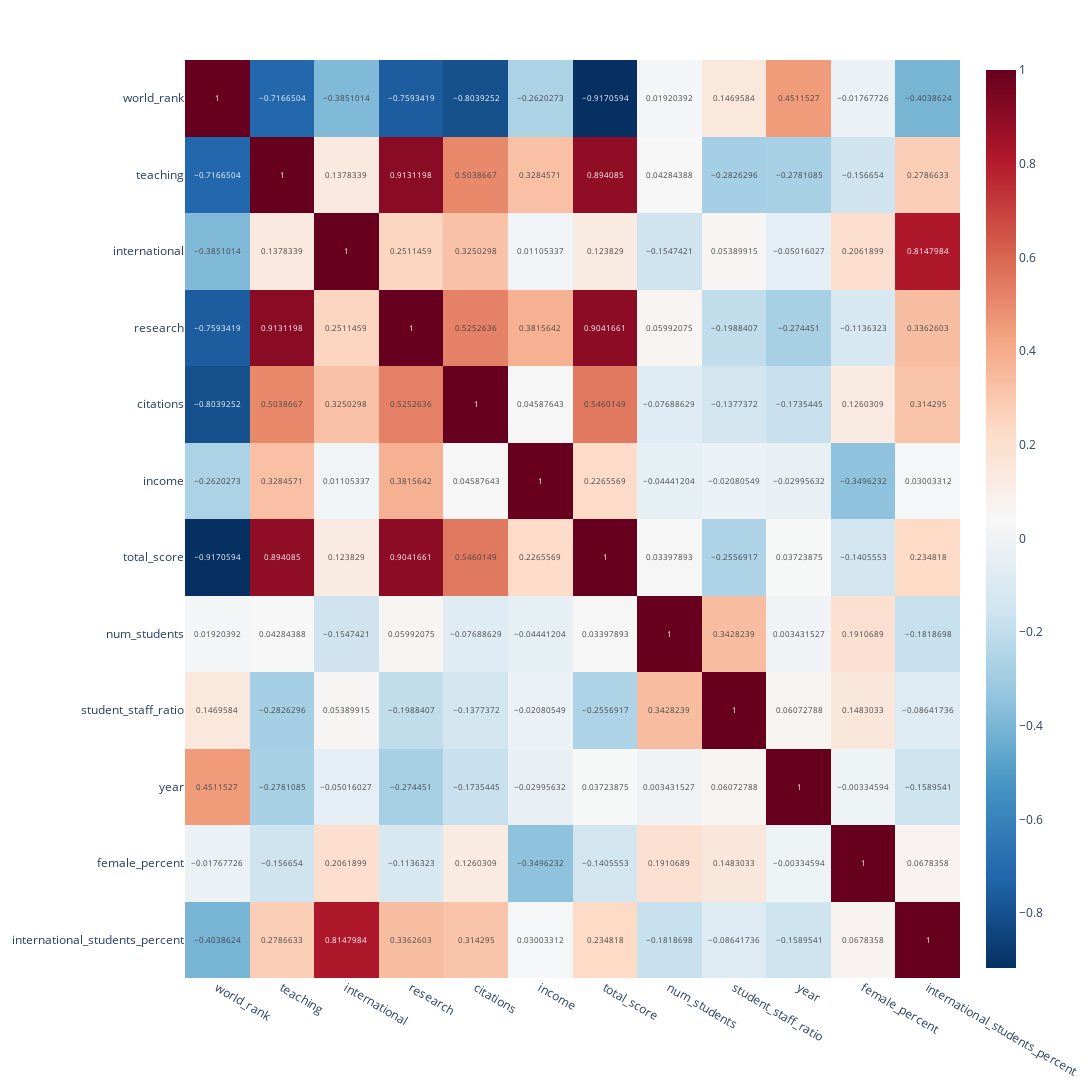

Notebook code for this chart:
### Code cell
corr_matrix = train_df.corr(numeric_only=True)
fig = px.imshow(corr_matrix,
                width=1500,
                height=1500,
                text_auto=True, aspect="auto",
                color_continuous_scale='RdBu_r')
fig.show()

### Figure 1 — Plotly figure (JSON) as saved in the notebook; plotly's stock layout.template omitted (floating-point values rounded to 4 significant figures; data arrays with more than 128 entries replaced by an {"elided": "..."} marker saying what was removed)
{"data": [{"coloraxis": "coloraxis", "hovertemplate": "x: %{x}<br>y: %{y}<br>color: %{z}<extra></extra>", "name": "0", "texttemplate": "%{z}", "type": "heatmap", "x": ["world_rank", "teaching", "international", "research", "citations", "income", "total_score", "num_students", "student_staff_ratio", "year", "female_percent", "international_students_percent"], "xaxis": "x", "y": ["world_rank", "teaching", "international", "research", "citations", "income", "total_score", "num_students", "student_staff_ratio", "year", "female_percent", "international_students_percent"], "yaxis": "y", "z": {"elided": "12x12 float values"}}], "layout": {"coloraxis": {"colorscale": [[0, "rgb(5,48,97)"], [0.1, "rgb(33,102,172)"], [0.2, "rgb(67,147,195)"], [0.3, "rgb(146,197,222)"], [0.4, "rgb(209,229,240)"], [0.5, "rgb(247,247,247)"], [0.6, "rgb(253,219,199)"], [0.7, "rgb(244,165,130)"], [0.8, "rgb(214,96,77)"], [0.9, "rgb(178,24,43)"], [1, "rgb(103,0,31)"]]}, "height": 1500, "margin": {"t": 60}, "width": 1500, "xaxis": {"anchor": "y", "domain": [0, 1]}, "yaxis": {"anchor": "x", "autorange": "reversed", "domain": [0, 1]}}}
